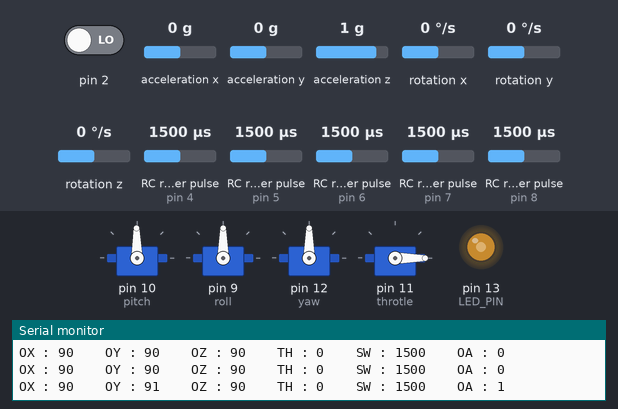
The sketch below on a simulated Arduino Uno, built with avr-gcc and run on an emulated ATmega328P. Parts: 4 × servo, output pins drawn as LEDs (lit = HIGH), the last lines printed to the serial monitor. Wiring (inferred from the names in the program): 5 × RC receiver channel: data pin 4 / data pin 5 / data pin 6 / data pin 7 / data pin 8. Inputs (shaded band) come from the test bench; at power-on: rotation z 0 °/s, RC receiver pulse (sensors on pin 4, pin 7, pin 6, pin 5, pin 8) 1500 µs, pin 2 LOW, acceleration x 0 g, acceleration y 0 g, acceleration z 1 g, rotation x 0 °/s, rotation y 0 °/s. The sensor or clock chip raises its interrupt line as the real part does.

Above: at 1.7 s.
1.8 s: rotation z set to -192 °/s
At 3.33 s:
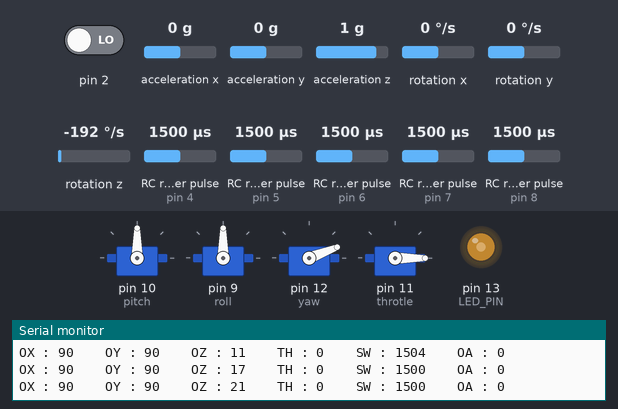
At 3.96 s:
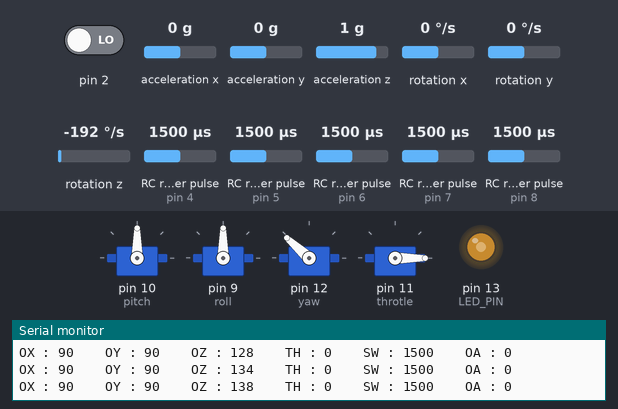
4.8 s: RC receiver pulse (sensor on pin 4) set to 1980 µs
At 5.5 s:
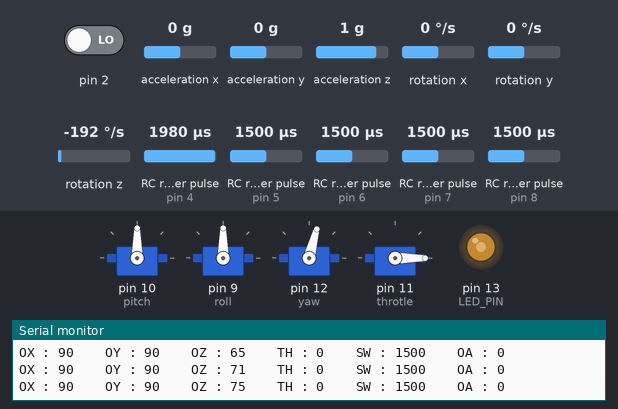
7.8 s: RC receiver pulse (sensor on pin 7) set to 1250 µs
At 7.95 s:
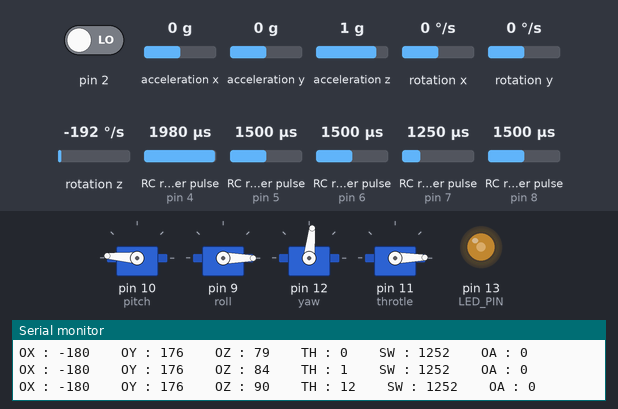
10.8 s: RC receiver pulse (sensor on pin 6) set to 1250 µs
13.8 s: RC receiver pulse (sensor on pin 5) set to 1980 µs
16.8 s: RC receiver pulse (sensor on pin 4) set to 1250 µs
Timing chart, 0 to 20.8 s (numbered marks = the images above; inputs shaded):
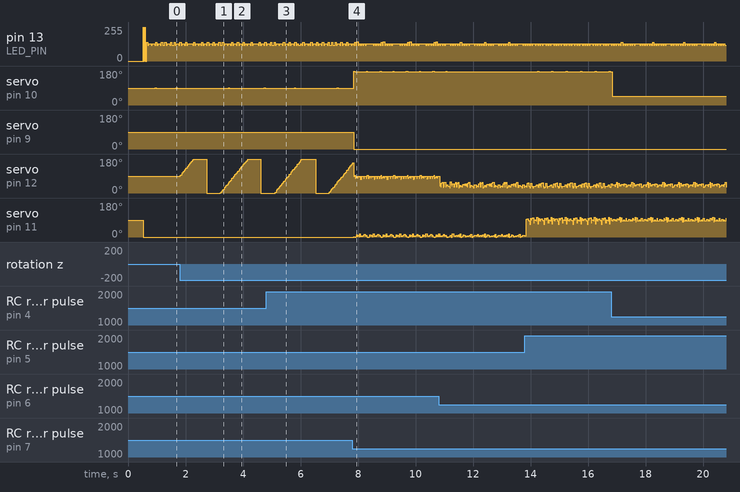

The sketch:

operating2.ino
```cpp
//Aircraft Stabilizer
//Servo
#include <Servo.h>
#include "MPU6050_6Axis_MotionApps20.h"
#include "I2Cdev.h"
#include <PinChangeInt.h>

#define SERIAL_PORT_SPEED 115200

#if I2CDEV_IMPLEMENTATION == I2CDEV_ARDUINO_WIRE
    #include "Wire.h"
#endif

Servo myservoRoll; // Roll
Servo myservoPitch; // Pitch
Servo myservoYaw;
Servo myservoThrotle;

//list of pwm pin
#define roll 9
#define pitch 10
#define throtle 11
#define yaw 12

//var used by receiver

#define RC_NUM_CHANNELS  6

#define RC_CH1  0
#define RC_CH2  1
#define RC_CH3  2
#define RC_CH4  3
#define RC_CH5  4
#define RC_CH6  5

#define RC_CH1_INPUT 3
#define RC_CH2_INPUT 4
#define RC_CH3_INPUT 5
#define RC_CH4_INPUT 6
#define RC_CH5_INPUT 7
#define RC_CH6_INPUT 8

int rc_values[RC_NUM_CHANNELS];
uint32_t rc_start[RC_NUM_CHANNELS];
volatile uint16_t rc_shared[RC_NUM_CHANNELS];

#define env 100

MPU6050 mpu;
//MPU6050 mpu(0x69); // <-- use for AD0 high

#define OUTPUT_READABLE_YAWPITCHROLL

#define LED_PIN 13 // (Arduino is 13, Teensy is 11, Teensy++ is 6)
bool blinkState = false;

// MPU control/status vars
bool dmpReady = false;  // set true if DMP init was successful
uint8_t mpuIntStatus;   // holds actual interrupt status byte from MPU
uint8_t devStatus;      // return status after each device operation (0 = success, !0 = error)
uint16_t packetSize;    // expected DMP packet size (default is 42 bytes)
uint16_t fifoCount;     // count of all bytes currently in FIFO
uint8_t fifoBuffer[64]; // FIFO storage buffer

// orientation/motion vars
Quaternion q;           // [w, x, y, z]         quaternion container
VectorInt16 aa;         // [x, y, z]            accel sensor measurements
VectorInt16 aaReal;     // [x, y, z]            gravity-free accel sensor measurements
VectorInt16 aaWorld;    // [x, y, z]            world-frame accel sensor measurements
VectorFloat gravity;    // [x, y, z]            gravity vector
float euler[3];         // [psi, theta, phi]    Euler angle container
float ypr[3];           // [yaw, pitch, roll]   yaw/pitch/roll container and gravity vector

// packet structure for InvenSense teapot demo
uint8_t teapotPacket[14] = { '$', 0x02, 0,0, 0,0, 0,0, 0,0, 0x00, 0x00, '\r', '\n' };

// ================================================================
// ===               INTERRUPT DETECTION FOR RECIEVER           ===
// ================================================================

void rc_read_values() {
  noInterrupts();
  memcpy(rc_values, (const void *)rc_shared, sizeof(rc_shared));
  interrupts();
}

void calc_input(uint8_t channel, uint8_t input_pin) {
  if (digitalRead(input_pin) == HIGH) {
    rc_start[channel] = micros();
  } else {
    uint16_t rc_compare = (uint16_t)(micros() - rc_start[channel]);
    rc_shared[channel] = rc_compare;
  }
}

void calc_ch1() { calc_input(RC_CH1, RC_CH1_INPUT); }
void calc_ch2() { calc_input(RC_CH2, RC_CH2_INPUT); }
void calc_ch3() { calc_input(RC_CH3, RC_CH3_INPUT); }
void calc_ch4() { calc_input(RC_CH4, RC_CH4_INPUT); }
void calc_ch5() { calc_input(RC_CH5, RC_CH5_INPUT); }
void calc_ch6() { calc_input(RC_CH6, RC_CH6_INPUT); }


// ================================================================
// ===               INTERRUPT DETECTION ROUTINE                ===
// ================================================================

volatile bool mpuInterrupt = false;     // indicates whether MPU interrupt pin has gone high
void dmpDataReady() {
    mpuInterrupt = true;
}

// ================================================================
// ===                         ms to deg                        ===
// ================================================================

int degres(int t){
  return (t-1500)*18/100; // return a falue in degres centerded a 90 degres
}


// ================================================================
// ===                      INITIAL SETUP                       ===
// ================================================================

void setup() {
    // join I2C bus (I2Cdev library doesn't do this automatically)
    #if I2CDEV_IMPLEMENTATION == I2CDEV_ARDUINO_WIRE
        Wire.begin();
        TWBR = 24; // 400kHz I2C clock (200kHz if CPU is 8MHz)
    #elif I2CDEV_IMPLEMENTATION == I2CDEV_BUILTIN_FASTWIRE
        Fastwire::setup(400, true);
    #endif

//Attach servo

  myservoPitch.attach(pitch); // Attach Y servo to pin 9
  myservoRoll.attach(roll);// Attach X servo to pin 10
  myservoYaw.attach(yaw);
  myservoThrotle.attach(throtle);

//initialisation for interupts

  pinMode(RC_CH1_INPUT, INPUT);
  pinMode(RC_CH2_INPUT, INPUT);
  pinMode(RC_CH3_INPUT, INPUT);
  pinMode(RC_CH4_INPUT, INPUT);
  pinMode(RC_CH5_INPUT, INPUT);
  pinMode(RC_CH6_INPUT, INPUT);

  PCintPort::attachInterrupt(RC_CH1_INPUT, calc_ch1, CHANGE);
  PCintPort::attachInterrupt(RC_CH2_INPUT, calc_ch2, CHANGE);
  PCintPort::attachInterrupt(RC_CH3_INPUT, calc_ch3, CHANGE);
  PCintPort::attachInterrupt(RC_CH4_INPUT, calc_ch4, CHANGE);
  PCintPort::attachInterrupt(RC_CH5_INPUT, calc_ch5, CHANGE);
  PCintPort::attachInterrupt(RC_CH6_INPUT, calc_ch6, CHANGE);

    Serial.begin(SERIAL_PORT_SPEED);

    // initialize device
    Serial.println(F("Initializing I2C devices..."));
    mpu.initialize();

    // verify connection
    Serial.println(F("Testing device connections..."));
    Serial.println(mpu.testConnection() ? F("MPU6050 connection successful") : F("MPU6050 connection failed"));

    // load and configure the DMP
    Serial.println(F("Initializing DMP..."));
    devStatus = mpu.dmpInitialize();

    // supply your own gyro offsets here, scaled for min sensitivity
    mpu.setXGyroOffset(-1115);
    mpu.setYGyroOffset(-81);
    mpu.setZGyroOffset(-2);
    mpu.setZAccelOffset(516);
    //           X Accel  Y Accel  Z Accel   X Gyro   Y Gyro   Z Gyro
    //OFFSETS    -3678,     343,     516,   -1115,     -81,     -2   100T
    // make sure it worked (returns 0 if so)
    if (devStatus == 0) {
      //calculate the ofset of the gyro/axxelero
        mpu.CalibrateAccel(8);
        mpu.CalibrateGyro(8);
        mpu.PrintActiveOffsets();
        // turn on the DMP, now that it's ready
        Serial.println(F("Enabling DMP..."));
        mpu.setDMPEnabled(true);
        // enable Arduino interrupt detection
        Serial.println(F("Enabling interrupt detection (Arduino external interrupt 0)..."));
        attachInterrupt(0, dmpDataReady, RISING);
        mpuIntStatus = mpu.getIntStatus();
        // set our DMP Ready flag so the main loop() function knows it's okay to use it
        Serial.println(F("DMP ready! Waiting for first interrupt..."));
        dmpReady = true;
        // get expected DMP packet size for later comparison
        packetSize = mpu.dmpGetFIFOPacketSize();
    } else {
        // ERROR!
        // 1 = initial memory load failed
        // 2 = DMP configuration updates failed
        // (if it's going to break, usually the code will be 1)
        Serial.print(F("DMP Initialization failed (code "));
        Serial.print(devStatus);
        Serial.println(F(")"));
    }
    // configure LED for output
    pinMode(LED_PIN, OUTPUT);
}

// ================================================================
// ===                    MAIN PROGRAM LOOP                     ===
// ================================================================

void loop() {
  int K1 = -4;
  int K2 = -2;
  int K3 = -1;
    // if programming failed, don't try to do anything
    if (!dmpReady) return;
    // wait for MPU interrupt or extra packet(s) available
     while (!mpuInterrupt && fifoCount < packetSize) {
      rc_read_values();
      int Ox = int(ypr[2] * -180/M_PI); //take the angle from the imu
      int Oy = int(ypr[1] * 180/M_PI);
      int Oz = int(ypr[0] * -180/M_PI);
      int Oradiox = degres(rc_values[RC_CH1]);
      int Oradioy = degres(rc_values[RC_CH2]);
      int Oradioz = degres (rc_values[RC_CH4]);
      int Xthrotle = degres(rc_values[RC_CH3]);
      int OVRA = degres(rc_values[RC_CH6]);
      int Oservox,Oservoy,Oservoz;

      if (abs(rc_values[RC_CH5]-1500)<env || rc_values[RC_CH5]==0){
        Oservox = K1*Ox +90 ;
        if (abs(rc_values[RC_CH5]-1500)<env){Oservoy = K2*Oy + OVRA +90 ;
        Xthrotle = 0;
        }
        else{Oservoy = K2*Oy +90 ;}
        Oservoz = K3*Oz + 90;
          }

      else{
        Oservox = Oradiox + 90;
        Oservoy = Oradioy + 90;
        Oservoz = Oradioz + 90;
          }

      Serial.print("OX : ");Serial.print(Oservox);Serial.print("    "); myservoRoll.write(Oservox);
      Serial.print("OY : ");Serial.print(Oservoy);Serial.print("    "); myservoPitch.write(Oservoy);
      Serial.print("OZ : ");Serial.print(Oservoz);Serial.print("    "); myservoYaw.write(Oservoz);
      Serial.print("TH : ");Serial.print(Xthrotle);Serial.print("    "); myservoThrotle.write(Xthrotle);
      Serial.print("SW : ");Serial.print(rc_values[RC_CH5]);Serial.print("    ");
      Serial.print("OA : ");Serial.print(OVRA);Serial.println("    ");


    }
    // reset interrupt flag and get INT_STATUS byte
    mpuInterrupt = false;
    mpuIntStatus = mpu.getIntStatus();
    // get current FIFO count
    fifoCount = mpu.getFIFOCount();
    // check for overflow (this should never happen unless our code is too inefficient)
    if ((mpuIntStatus & 0x10) || fifoCount == 1024) {
        // reset so we can continue cleanly
        mpu.resetFIFO();
        Serial.println(F("FIFO overflow!"));

    // otherwise, check for DMP data ready interrupt (this should happen frequently)
    } else if (mpuIntStatus & 0x02) {
        // wait for correct available data length, should be a VERY short wait
        while (fifoCount < packetSize) fifoCount = mpu.getFIFOCount();
        // read a packet from FIFO
        mpu.getFIFOBytes(fifoBuffer, packetSize);
        // track FIFO count here in case there is > 1 packet available
        // (this lets us immediately read more without waiting for an interrupt)
        fifoCount -= packetSize;
        #ifdef OUTPUT_READABLE_YAWPITCHROLL
            // calculate euler angle
            mpu.dmpGetQuaternion(&q, fifoBuffer);
            mpu.dmpGetGravity(&gravity, &q);
            mpu.dmpGetYawPitchRoll(ypr, &q, &gravity);
        #endif

        // blink LED to indicate activity
        blinkState = !blinkState;
        digitalWrite(LED_PIN, blinkState);
    }
}
```

Measured:
- after the input at 1.8 s, servo on pin 10 (pitch): alternates 91° for 0.02 s and 90° for 1.2 s, starting after 1.7 s; servo on pin 12 (yaw): ramps from 0° to 180° and jumps back, once every 1.9 s
- after the input at 7.8 s, servo on pin 9 (roll): 90° → 0° after 0.05 s; servo on pin 11 (throtle): 0° → 1° after 0.05 s, then moves between 0° and 16°, repeating every 0.46 s
- by itself, pin 13 (LED_PIN): moves between 118/255 and 142/255, repeating every 1.1 s
